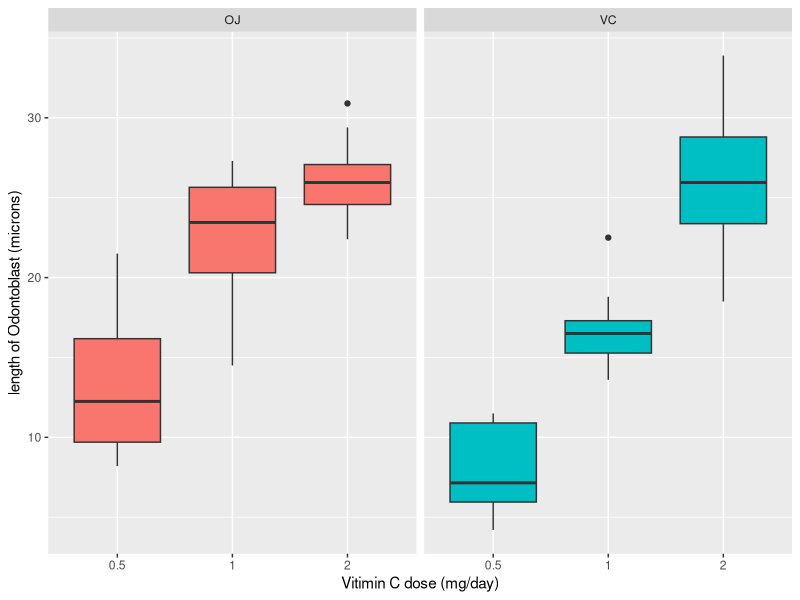
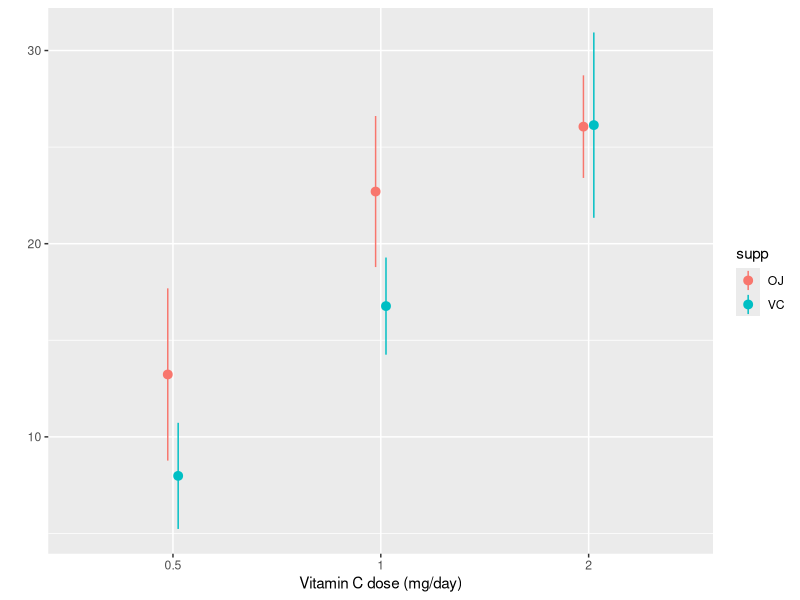

Write the R code that produced these figures, in order.
## ---- chunk 1
library(dplyr)
library(knitr)
library(ggplot2)
library(tidyr)
## ---- chunk 2
ToothGrowth$dose = as.factor(ToothGrowth$dose)
grouped <- group_by(ToothGrowth, dose, supp) %>%
  summarise(Mean = mean(len), Variance = var(len))
## ---- chunk 3
kable(grouped, caption="Mean and variance for length of odontoblasts (mm) in groups of 10 Guinea pigs based on 3 dosages (mg/day) and two supply methods (VC: ascorbic acid and OJ: Orange Juice)", digits=2)
## ---- chunk 4
qplot(dose,len,data=ToothGrowth, facets = .~supp, geom="boxplot", fill=supp) +
  guides(fill=FALSE) +
  xlab("Vitimin C dose (mg/day)") +
  ylab("length of Odontoblast (microns)")

ggplot(grouped) +
  xlab("Vitamin C dose (mg/day)") +
  ylab("") +
  geom_pointrange(
    aes(x=dose, y=Mean, ymax=Mean+sqrt(Variance), ymin=Mean-sqrt(Variance), 
        colour=supp), position = position_dodge(width=0.1))
## ---- chunk 5
t.test(len~supp, data=ToothGrowth)$p.value
## ---- chunk 6
t.test(ToothGrowth[ which(ToothGrowth$dose == 0.5),"len"], 
       ToothGrowth[ which(ToothGrowth$dose == 1),"len"])$p.value

t.test(ToothGrowth[ which(ToothGrowth$dose == 1),"len"], 
       ToothGrowth[ which(ToothGrowth$dose == 2),"len"])$p.value
## ---- chunk 7
ToothGrowth$id = rep(1:10,3) 
ttest = ToothGrowth %>%
  spread(dose, len) %>%
  select(-id)
ttest2 = ToothGrowth %>%
  spread(supp, len) %>%
  select(-id)

ttest %>% summarise_each(funs(t.test(.[supp=="VC"], .[supp == "OJ"])$p.value), dose = 2:4)
ttest2 %>% summarise_each(funs(t.test(.[dose == 0.5], .[dose == 1])$p.value), supp = 2:3)
ttest2 %>% summarise_each(funs(t.test(.[dose == 1], .[dose == 2])$p.value), supp = 2:3)
